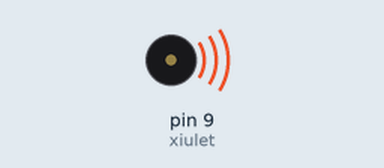
A sketch run on a simulated Arduino Uno, built with avr-gcc and run on an emulated ATmega328P. On the bench: buzzer (waves = sounding).

Above: at 0.5 s.
At 9.0 s:
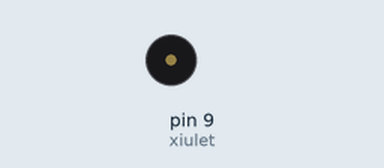
Timing chart, 0 to 14.3 s (numbered marks = the images above):
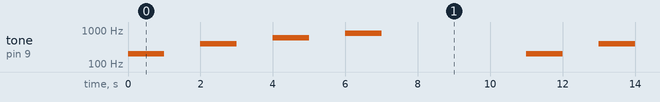

The sketch:

003_Sirena.ino
```cpp
/**********************************************************************************
**                                                                               **
**                                     TÍTOL:                                    **
**                                   003 Sirena                                  **
**                                                                               **
**  NOM: Àlex Boluda Pérez                                      DATA: 14/01/2022 **
**********************************************************************************/

//*********************************** INCLUDE *************************************

//********************************** VARIABLES ************************************
const byte xiulet = 9;            // donar nom al pin 9 de l’Arduino
unsigned long temps = 1000;       // definir el temps en ms

//*********************************** SETUP ***************************************
void setup()
{
  pinMode(xiulet, OUTPUT);        // definir el pin 9 com una sortida
}

//************************************ LOOP ***************************************
void loop()
{
  tone(xiulet, 200, temps);       // xiulet de durada temps
  delay(2*temps);                 // esperar "temps" del xiulet + "temps" silenci

  tone(xiulet, 400, temps);       // xiulet de durada temps
  delay(2*temps);                 // esperar "temps" del xiulet + "temps" silenci

  tone(xiulet, 600, temps);       // xiulet de durada temps
  delay(2*temps);                 // esperar "temps" del xiulet + "temps" silenci

  tone(xiulet, 800, temps);       // xiulet de durada temps
  delay(5*temps);                 // esperar "temps" del xiulet + 4*"temps" silenci
}

//********************************** FUNCIONS *************************************
```

Measured:
- by itself, tone on pin 9 (xiulet): repeats every 11.0 s: silent 1.0 s, 400 Hz 1.0 s, silent 1.0 s, 600 Hz 1.0 s, silent 1.0 s, 800 Hz 1.0 s, silent 4.0 s, 200 Hz 1.0 s
